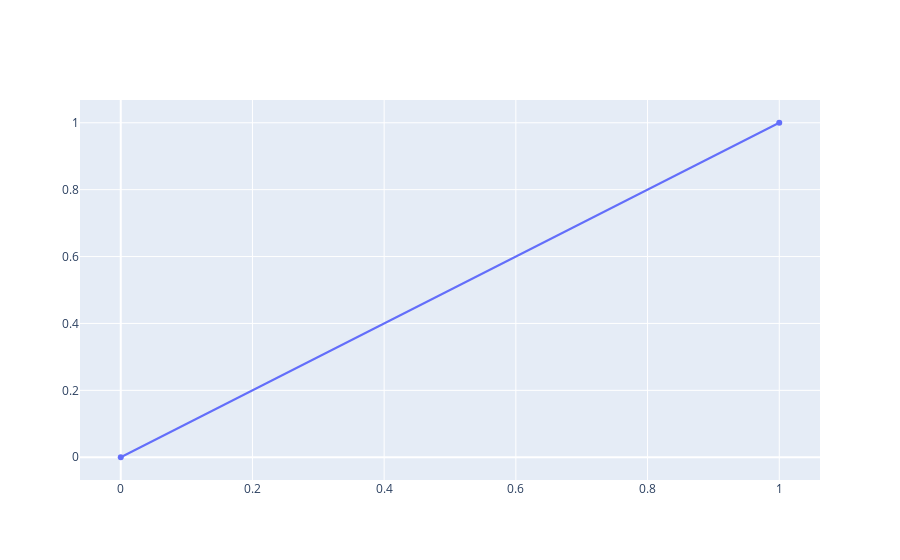

The notebook cell this image was saved under:
### Code cell
# Exemplo
fig = go.Figure()
fig.add_trace(go.Scatter(x=[0, 1], y=[0, 1]))
fig.show()

### Figure 1 — Plotly figure (JSON) as saved in the notebook; plotly's stock layout.template omitted (floating-point values rounded to 4 significant figures)
{"data": [{"type": "scatter", "x": [0, 1], "y": [0, 1]}], "layout": {}}
